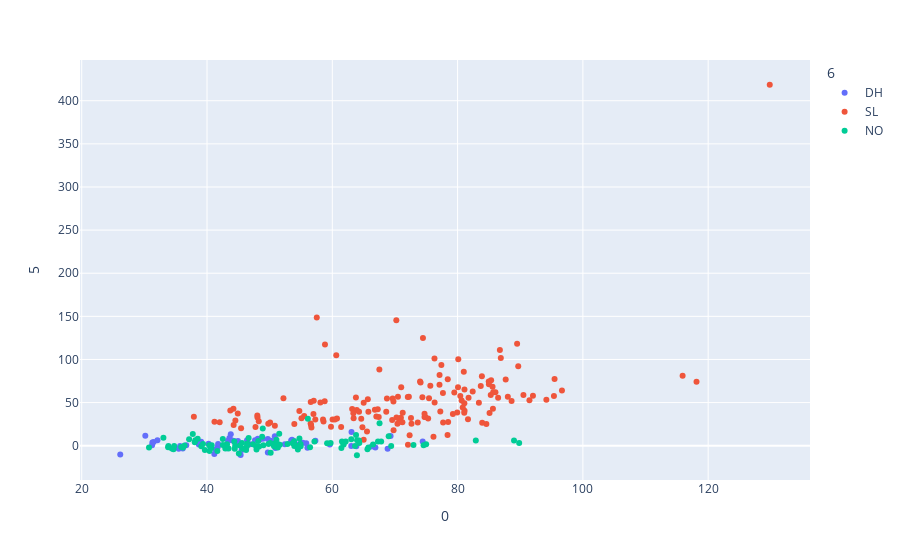

The code cell stored with this chart in its notebook:
### Code cell
fig = px.scatter(df, x=0, y=5, color=6)
fig.show()
